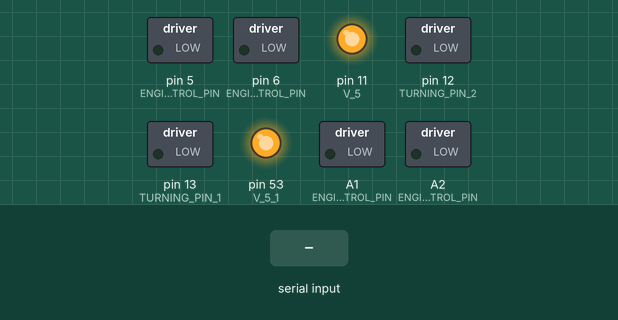
Simulated run of this sketch. Board: Arduino Mega 2560, built with avr-gcc and run on an emulated ATmega2560. On the bench: switched loads named in the sketch (green lamp = pin HIGH), output pins drawn as LEDs (lit = HIGH). The inputs (shaded band) are chosen by the test bench. What the sketch prints to the serial monitor is not drawn.

Above: at 1.0 s.
1.1 s: "F" received over the second serial link
At 1.25 s:
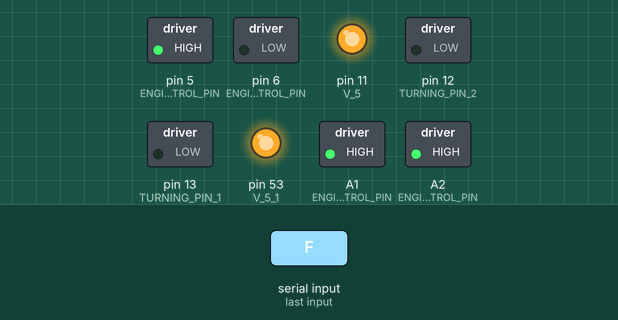
At 2.0 s:
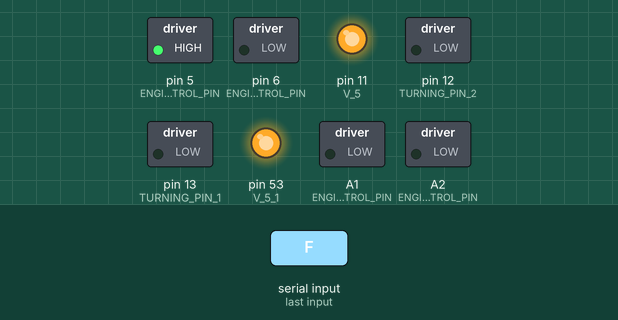
Timing chart, 0 to 4.1 s (numbered marks = the images above; inputs shaded):
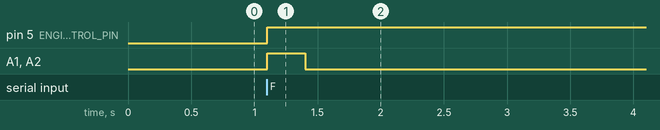

Measured:
- after the input at 1.1 s, pin 5 (ENGINE2_DIRECTION_CONTROL_PIN): LOW → HIGH at once; A1 (ENGINE1_SPEED_CONTROL_PIN), A2 (ENGINE2_SPEED_CONTROL_PIN): LOW → HIGH at once, → LOW 0.30 s later

The sketch:

working_version.ino
```cpp
#include <SoftwareSerial.h>

SoftwareSerial bluetooth_module(51, 49); //51 49 RX | TX pins for bluetooth module.

const int BLUETOOTH_BAUDRATE = 9600;
const int MASTER_DEVICE_BAUDRATE = 9600;

/*
Initialising constants responsible for engine speed and direction control pins
*/

const int ENGINE1_SPEED_CONTROL_PIN=A1;
const int ENGINE2_SPEED_CONTROL_PIN=A2;
//const int ENGINE3_SPEED_CONTROL_PIN=A3;
//const int ENGINE4_SPEED_CONTROL_PIN=A4;

const int TURNING_PIN_2=12;
const int TURNING_PIN_1=13;
const int V_5=11;
const int V_5_1=53;


const int ENGINE1_DIRECTION_CONTROL_PIN=6;
const int ENGINE2_DIRECTION_CONTROL_PIN=5;
//const int ENGINE3_DIRECTION_CONTROL_PIN=4;
//const int ENGINE4_DIRECTION_CONTROL_PIN=3;

const int MOTOR_SPEED_0 = 0;
const int MOTOR_SPEED_1 = 130;
const int MOTOR_SPEED_2 = 150;
const int MOTOR_SPEED_3 = 170;

char current_command = ' '; // Contains a command symbol received with bluetooth.

int current_motor_speed = MOTOR_SPEED_1;

/*
Initialising max_loops_without_command which contains a maximum number of loops with unavailable bluetooth module.
If it is exceeded - we assume that connection has been lost, so we should stop a car for safety.
*/
int max_loops_without_command = 0;
int loops_without_command = 0;
int total_commands_received = 0;
int time_without_command = 0;

long long int last_received_signal_timestamp = 0; // Another way to ensure we have an established connection.

bool connection_lost = false; // If connection is lost, we stop a car.

void setup() {

  pinMode(ENGINE1_SPEED_CONTROL_PIN, OUTPUT);
  pinMode(ENGINE2_SPEED_CONTROL_PIN, OUTPUT);
//  pinMode(ENGINE3_SPEED_CONTROL_PIN, OUTPUT);
//  pinMode(ENGINE4_SPEED_CONTROL_PIN, OUTPUT);

  pinMode(TURNING_PIN_1, OUTPUT);
  pinMode(TURNING_PIN_2, OUTPUT);

  pinMode(V_5, OUTPUT);
  pinMode(V_5_1, OUTPUT);
  digitalWrite(V_5, HIGH);
  digitalWrite(V_5_1, HIGH);

  pinMode(ENGINE1_DIRECTION_CONTROL_PIN, OUTPUT);
  pinMode(ENGINE2_DIRECTION_CONTROL_PIN, OUTPUT);
//  pinMode(ENGINE3_DIRECTION_CONTROL_PIN, OUTPUT);
//  pinMode(ENGINE4_DIRECTION_CONTROL_PIN, OUTPUT);

  Serial.begin(MASTER_DEVICE_BAUDRATE);
  bluetooth_module.begin(BLUETOOTH_BAUDRATE);

  begin_bluetooth_connection(); // Waits until bluetooth connection is established.
}


void loop()
{
  if (!connection_lost){
    loops_without_command+=1;
    default_mode();
  }
  else{
    stop();
    Serial.print("Connection has been lost!\n");
    delay(3000);
  }
}

void default_mode(){
  receive_command();
  check_connection();
  execute_command();
}


void begin_bluetooth_connection(){
  while (!(bluetooth_module.available() > 0)){
    delay(100);
  }
  Serial.print("Connection established.\n");
}


void receive_command(){
  if (bluetooth_module.available()>0){
    current_command = bluetooth_module.read();

    last_received_signal_timestamp = millis();

    max_loops_without_command=max(max_loops_without_command, loops_without_command*30);
    loops_without_command=0;

    total_commands_received++;


    /*Serial.print(current_command);
    Serial.print("\nLoops before command: ");
    Serial.print(loops_without_command);
    Serial.print("\n");*/
  }
}


void check_connection(){
  time_without_command = millis() - last_received_signal_timestamp;

  if (time_without_command > 300){
    current_command=' ';
    connection_lost = true;
    stop();

    Serial.print("Disbanding connection: more than 0.3 second without new commands.\n");
  }
}


void execute_command(){
  Serial.print(current_command);
  switch (current_command)
  {
    case 'F' : {
      move_forward();
      digitalWrite(TURNING_PIN_1, LOW);
      digitalWrite(TURNING_PIN_2, LOW);
    }
    break;
    case 'B' : {
      move_backward();
      digitalWrite(TURNING_PIN_1, LOW);
      digitalWrite(TURNING_PIN_2, LOW);
    }
    break;
    case 'L' : {
      turn_left();
    }
    break;
    case 'R' : {
      turn_right();
    }
    break;
    case 'I' : {
      forward_right();
    }
    break;
    case 'J' : {
      backward_right();
    }
    break;
    case 'G' : {
      forward_left();
    }
    break;
    case 'H' : {
      backward_left();
    }
    break;
    default: {
      stop();
    }
    break;
  }

  }


  void move_forward(){
      analogWrite(ENGINE1_SPEED_CONTROL_PIN, current_motor_speed);
      analogWrite(ENGINE2_SPEED_CONTROL_PIN, current_motor_speed);

      digitalWrite(ENGINE1_DIRECTION_CONTROL_PIN, LOW);
      digitalWrite(ENGINE2_DIRECTION_CONTROL_PIN, HIGH);
  }


  void move_backward(){
      analogWrite(ENGINE1_SPEED_CONTROL_PIN, current_motor_speed);
      analogWrite(ENGINE2_SPEED_CONTROL_PIN, current_motor_speed);

      digitalWrite(ENGINE1_DIRECTION_CONTROL_PIN, HIGH);
      digitalWrite(ENGINE2_DIRECTION_CONTROL_PIN, LOW);
  }


  void turn_right(){
      digitalWrite(TURNING_PIN_1, HIGH);
      digitalWrite(TURNING_PIN_2, LOW);
  }


  void turn_left(){
      digitalWrite(TURNING_PIN_2, HIGH);
      digitalWrite(TURNING_PIN_1, LOW);
  }

  void forward_right()
    {
      turn_right();
      move_forward();
    }


 void backward_right()
  {
    turn_right();
    move_backward();
  }

  void forward_left()
    {
      turn_left();
      move_forward();
    }

   void backward_left()
    {
      turn_left();
      move_backward();
    }


  void stop(){
      analogWrite(ENGINE1_SPEED_CONTROL_PIN, MOTOR_SPEED_0);
      analogWrite(ENGINE2_SPEED_CONTROL_PIN, MOTOR_SPEED_0);
      digitalWrite(TURNING_PIN_1, LOW);
      digitalWrite(TURNING_PIN_2, LOW);
  }
```
